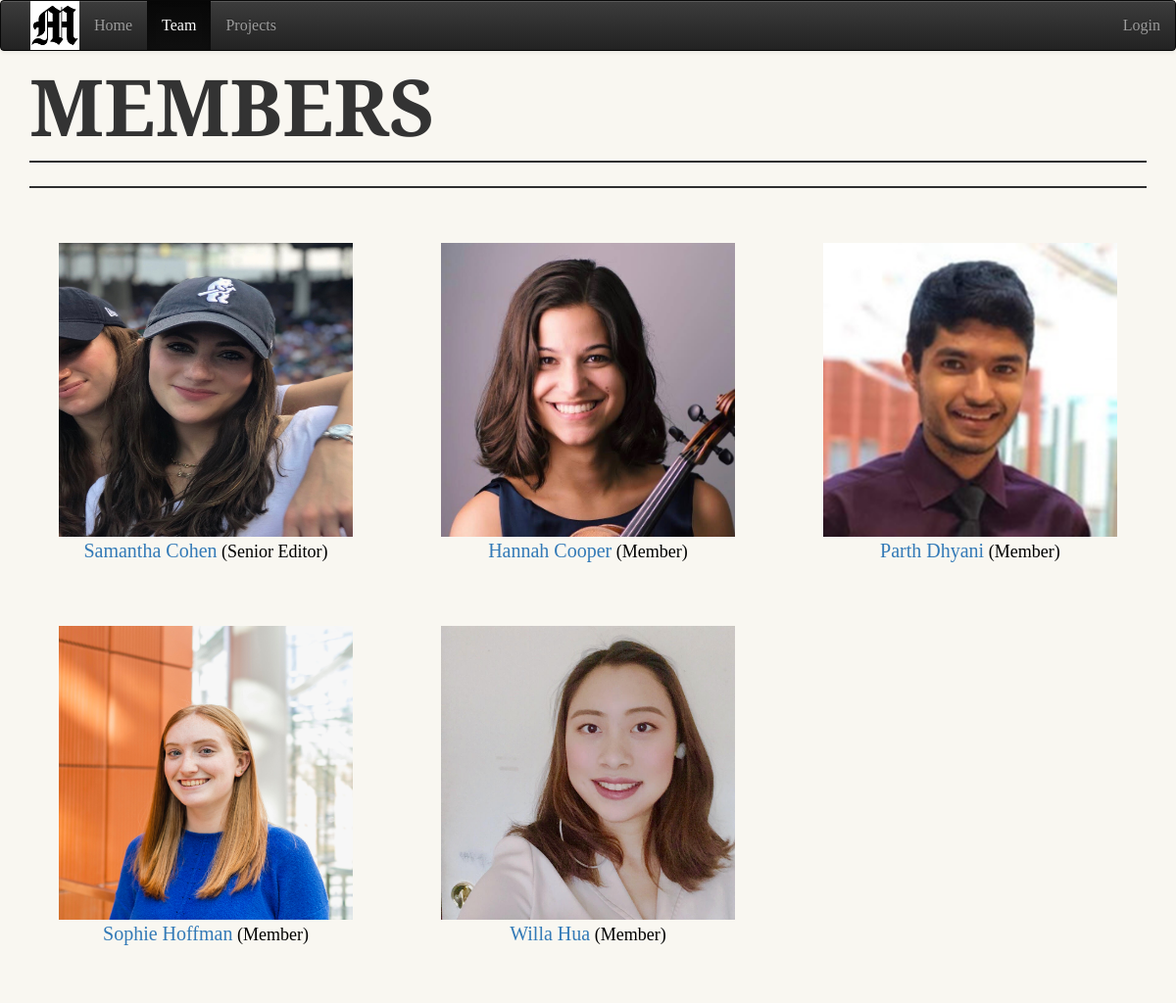
The page /people/ on the database its author committed.
### catalog/models.py (models this page shows, shortened)
class People(models.Model):
    first_name = models.CharField(max_length = 20, help_text = "Enter your first name")
    last_name = models.CharField(max_length = 20, help_text = "Enter your last name")
    start_date = models.DateField(help_text = "Enter the date you started working for the Data Engineering team")
    end_date = models.DateField(null = True, blank = True, help_text = "Enter the date you stopped working for the Data Engineering team (do not enter anything if you still work for the team)")
    email = models.EmailField(help_text = "Enter your Umich email")
    umich_id = models.IntegerField(help_text = "Enter your umichid")
    phone_number = models.IntegerField(help_text = "Enter your Phone Number")
    FRESHMAN = 'FR'
    SOPHOMORE = 'SO'
    JUNIOR = 'JR'
    SENIOR = 'SR'
    YEAR_IN_SCHOOL_CHOICES = (
        (FRESHMAN, 'Freshman'),
        (SOPHOMORE, 'Sophomore'),
        (JUNIOR, 'Junior'),
        (SENIOR, 'Senior'),
      )
    year_in_school = models.CharField(max_length =2, choices = YEAR_IN_SCHOOL_CHOICES, default = 'FR')
    member = "MEM"
    senior_editor = "SRE"
    ROLE_CHOICES = (
        (member, 'Member'),
        (senior_editor, 'Senior Editor'),
    )
    role = models.CharField(max_length=3, choices = ROLE_CHOICES, default= member)
    date_of_birth = models.DateField(null = True, help_text= "Enter Your Birthday")
    picture = models.ImageField(upload_to = 'pictures/',max_length = 400, default = 'pictures/no-photo.jpg')
    projects = models.ManyToManyField('Project', through = 'People_Project', help_text = "Select all Projects you have worked on.(Hold down 'Control', or 'Command' on a Mac, to select more than one)", blank = True,verbose_name='Project(s)' )
    majors = models.ManyToManyField('Major', through = 'People_Major', help_text = "Select your major(s).(Hold down 'Control', or 'Command' on a Mac, to select more than one)", blank = True,verbose_name='Major(s)', default = "Undeclared")
    minors = models.ManyToManyField('Minor', through = 'People_Minor', help_text = "Select your minor(s).(Hold down 'Control', or 'Command' on a Mac, to select more than one)", blank = True, verbose_name='Minor(s)')
    class Meta:
        ordering = ['last_name', 'first_name']
        verbose_name = "People"

### catalog/views.py (the view)
# urls.py: path('people/', views.PeopleListView.as_view(), name = 'people'),
class PeopleListView(generic.ListView):
    model = People
    template_name = "catalog/people_list.html"

### catalog/templates/catalog/people_list.html (shortened to what this page needs)
{% extends "base_generic.html" %}
{% block content %}
<head>
   <header>Members</header>
  </head>
  <div class = "subhead">
    </div>
    <br></br>
    <div class = "font-color-white">
  {% if people_list %}
      <div class="row">
        {% for people in people_list %}
        <div class="column">
          <figure style= "text-align:center;">
            <a href="{% url 'people-detail' people.pk %}" style = "font-size:20px"><img src="{{ people.picture.url }}" width = "300" height= "300" ></a>
            <figcaption> <a href="{% url 'people-detail' people.pk %}" style = "font-size:20px">{{ people.first_name }} {{ people.last_name}}</a> ({% if people.role == "SRE" %}Senior Editor{% else %}Member{% endif %})
            </figcaption>
            <br></br>
          </figure>
          </div>
    {% endfor %}
  {% else %}
      <p>There are no members on the Michigan Daily Data Engineering Team.</p>
  {% endif %}
  </div>
</div>
  </body>
{% endblock %}

### catalog/templates/base_generic.html (shortened to what this page needs)
{% extends 'base_bootstrap.html' %}
{% load app_tags %}
{% block navbar %}
<div class= "text-size">
<nav class="navbar navbar-default navbar-inverse">
  <div class="container-fluid">
    <div class="navbar-header">
        <a class="navbar-brand" href="{% url 'catalog' %}">{{ settings.APP_NAME }}</a>
        {%load static%}
        <img src="{% static 'icon.jpg' %}" height= "50px" width = "50px" >
    </div>
    <ul class="nav navbar-nav">
      {% url 'catalog' as catalog %}
      <li {% if request.get_full_path == catalog %}class="active"{% endif %}>
          <a href="{% url 'catalog' %}">Home</a></li>
      {% url 'people' as people %}
        <li {% if request.get_full_path == people %}class="active"{% endif %}>
            <a href="{% url 'people' %}">Team</a></li>
      {% url 'project' as project %}
        <li {% if request.get_full_path == project %}class="active"{% endif %}>
            <a href="{% url 'project' %}">Projects</a></li>
        </ul>
    <ul class="nav navbar-nav navbar-right">
      {% if user.is_authenticated %}
      {% url 'project_create' as project_create %}
      <li {% if request.get_full_path == project_create %}class="active"{% endif %}>
          <a href="{% url 'project_create' %}">Create Project</a></li>
      {% url 'people_create' as people_create %}
      <li {% if request.get_full_path == people_create %}class="active"{% endif %}>
          <a href="{% url 'people_create' %}">Create Profile</a></li>
      {% url 'people' as people %}
      <li {% if request.get_full_path == people %}class="active"{% endif %}>
          <a href="{% url 'people' %}">Edit Profiles</a></li>
      {% url 'project' as project %}
      <li {% if request.get_full_path == project %}class="active"{% endif %}>
          <a href="{% url 'project' %}">Edit Projects</a></li>
      <li class="dropdown">
      <a href="#" data-toggle="dropdown" class="dropdown-toggle"><img style="width: 25px;" src="{{ user|gravatar:60 }}"/><b class="caret"></b></a>
        <ul class="dropdown-menu">
            <li><a href="{% url 'logout' %}?next={{ catalog }}">Logout</a></li>
        </ul>
       </li>
       {% else %}
       <li><a href="{% url 'login' %}?next={{ catalog }}">Login</a></li>
       {% endif %}
    </ul>
  </div>
</nav>
</div>
{% endblock %}

### catalog/templates/base_bootstrap.html (shortened to what this page needs)
<!DOCTYPE html>
<html>
<head>
<link rel="stylesheet"
    href="https://maxcdn.bootstrapcdn.com/bootstrap/3.4.0/css/bootstrap.min.css"
>
<link rel="stylesheet"
    href="https://maxcdn.bootstrapcdn.com/bootstrap/3.4.0/css/bootstrap-theme.min.css"
>
<link rel="stylesheet"
    href="https://code.jquery.com/ui/1.12.1/themes/ui-lightness/jquery-ui.css"
>
<link href="https://stackpath.bootstrapcdn.com/font-awesome/4.7.0/css/font-awesome.min.css"
    rel="stylesheet"
>
</head>
<body>
{% block navbar %} {% endblock %}
<div class="container">
    {% block content %}
    {% endblock %}
</body>
</html>

### catalog/templates/base_bootstrap.html (style rules this page uses)
body { font-family: "Fira Sans"; font-style: normal; font-variant: normal; font-weight: 500; font-size: 18px; background-color: #f9f7f1; }

### catalog/templates/base_generic.html (style rules this page uses)
.text-size { font-size: 16px; }

### catalog/templates/catalog/people_list.html (style rules this page uses)
header { font-family: 'Playfair Display', serif; font-weight:900; font-size: 80px; text-transform: uppercase; display: inline-block; line-height: 72px; margin-bottom: 20px; text-align: center; }
* { box-sizing: border-box; }
.column { float: left; width: 33.33%; padding: 5px; }
.row::after { content: ""; clear: both; display: table; }
.font-color-white { color: black; }
.subhead { text-transform: uppercase; border-bottom: 2px solid #2f2f2f; border-top: 2px solid #2f2f2f; padding: 12px 0 12px 0; }

### rows shown on the page
People: picture (picture), first_name "Samantha", last_name "Cohen", role "Senior Editor"
People: picture (picture), first_name "Hannah", last_name "Cooper", role "Member"
People: picture (picture), first_name "Parth", last_name "Dhyani", role "Member"
People: picture (picture), first_name "Sophie", last_name "Hoffman", role "Member"
People: picture (picture), first_name "Willa", last_name "Hua", role "Member"
